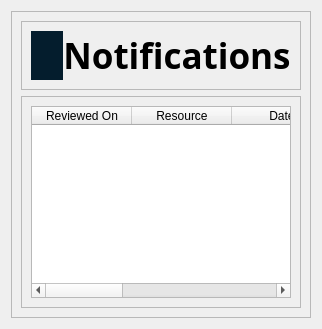
      <widget class="QWidget" name="user_notifications">
       <attribute name="title">
        <string>Tab 7</string>
       </attribute>
       <layout class="QVBoxLayout" name="verticalLayout_21">
        <item>
         <widget class="QFrame" name="frame_15">
          <property name="frameShape">
           <enum>QFrame::StyledPanel</enum>
          </property>
          <property name="frameShadow">
           <enum>QFrame::Raised</enum>
          </property>
          <layout class="QVBoxLayout" name="verticalLayout">
           <item>
            <widget class="QFrame" name="frame_16">
             <property name="sizePolicy">
              <sizepolicy hsizetype="Expanding" vsizetype="Expanding">
               <horstretch>0</horstretch>
               <verstretch>0</verstretch>
              </sizepolicy>
             </property>
             <property name="maximumSize">
              <size>
               <width>16777215</width>
               <height>86</height>
              </size>
             </property>
             <property name="frameShape">
              <enum>QFrame::StyledPanel</enum>
             </property>
             <property name="frameShadow">
              <enum>QFrame::Raised</enum>
             </property>
             <layout class="QVBoxLayout" name="verticalLayout_20">
              <item>
               <layout class="QHBoxLayout" name="horizontalLayout_11">
                <property name="spacing">
                 <number>0</number>
                </property>
                <item>
                 <widget class="QPushButton" name="reservation_BTH_4">
                  <property name="sizePolicy">
                   <sizepolicy hsizetype="Expanding" vsizetype="Expanding">
                    <horstretch>0</horstretch>
                    <verstretch>0</verstretch>
                   </sizepolicy>
                  </property>
                  <property name="minimumSize">
                   <size>
                    <width>0</width>
                    <height>0</height>
                   </size>
                  </property>
                  <property name="maximumSize">
                   <size>
                    <width>66</width>
                    <height>71</height>
                   </size>
                  </property>
                  <property name="cursor">
                   <cursorShape>PointingHandCursor</cursorShape>
                  </property>
                  <property name="toolTip">
                   <string>Go back to home</string>
                  </property>
                  <property name="layoutDirection">
                   <enum>Qt::RightToLeft</enum>
                  </property>
                  <property name="styleSheet">
                   <string notr="true">QPushButton{
background-color: rgb(4, 29, 45);
border-radius:20px;
border:none;
}
QPushButton:hover{
background-color: rgb(11, 79, 167);
border-radius:20px;
border:none;
}</string>
                  </property>
                  <property name="text">
                   <string/>
                  </property>
                  <property name="icon">
                   <iconset>
                    <normaloff>Asset/back-svgrepo-com.svg</normaloff>Asset/back-svgrepo-com.svg</iconset>
                  </property>
                  <property name="iconSize">
                   <size>
                    <width>40</width>
                    <height>60</height>
                   </size>
                  </property>
                 </widget>
                </item>
                <item alignment="Qt::AlignHCenter">
                 <widget class="QLabel" name="resevation_heading_4">
                  <property name="font">
                   <font>
                    <family>Montserrat</family>
                    <pointsize>26</pointsize>
                    <bold>true</bold>
                   </font>
                  </property>
                  <property name="styleSheet">
                   <string notr="true"/>
                  </property>
                  <property name="text">
                   <string>Notifications</string>
                  </property>
                  <property name="alignment">
                   <set>Qt::AlignCenter</set>
                  </property>
                 </widget>
                </item>
               </layout>
              </item>
             </layout>
            </widget>
           </item>
           <item>
            <widget class="QFrame" name="frame_17">
             <property name="sizePolicy">
              <sizepolicy hsizetype="Preferred" vsizetype="Expanding">
               <horstretch>0</horstretch>
               <verstretch>0</verstretch>
              </sizepolicy>
             </property>
             <property name="maximumSize">
              <size>
               <width>16777215</width>
               <height>1080</height>
              </size>
             </property>
             <property name="frameShape">
              <enum>QFrame::StyledPanel</enum>
             </property>
             <property name="frameShadow">
              <enum>QFrame::Raised</enum>
             </property>
             <layout class="QVBoxLayout" name="verticalLayout_22">
              <item>
               <widget class="QTableWidget" name="tableWidget_6">
                <column>
                 <property name="text">
                  <string>Reviewed On</string>
                 </property>
                </column>
                <column>
                 <property name="text">
                  <string>Resource</string>
                 </property>
                </column>
                <column>
                 <property name="text">
                  <string>Date</string>
                 </property>
                </column>
                <column>
                 <property name="text">
                  <string>Time</string>
                 </property>
                </column>
                <column>
                 <property name="text">
                  <string>Status</string>
                 </property>
                </column>
                <column>
                 <property name="text">
                  <string>Notes</string>
                 </property>
                </column>
               </widget>
              </item>
             </layout>
            </widget>
           </item>
          </layout>
         </widget>
        </item>
       </layout>
      </widget>
